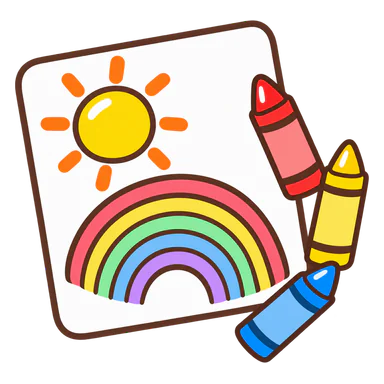
#> input picture assets/ui/game-freedraw.webp, 384 x 384 px
$ python trace-coloring.py ../assets/ui/game-freedraw.webp ../assets/ui/game-blocks.webp ../assets/ui/game-blocks.webp
#> lines starting #> are read from the running program, lines starting #| are printed output that depends on the picture; after the words box and inside, x2 and y2 are one past the last pixel; in counts of white or black regions, pixels touching at a corner belong together
"""Trace clean, high-resolution outlines and closed fill regions from raster art.

Optional third argument supplies a higher-resolution source with the same page
layout. Original 600px region labels are matched by overlap to preserve saved fills.
"""
import sys,json
from pathlib import Path
import cv2
import numpy as np
from PIL import Image,ImageOps
from skimage.morphology import skeletonize
from scipy.spatial import cKDTree

source,out=sys.argv[1:3]
detail=sys.argv[3] if len(sys.argv)>3 else source

def page_image(path,width,height):
#> called with path = '../assets/ui/game-freedraw.webp', width = 600, height = 734
 im=Image.open(path).convert('RGB')
 im=ImageOps.contain(im,(width,height),Image.Resampling.LANCZOS)
#> im: PIL image 600x600 RGB
 page=Image.new('RGB',(width,height),'white')
#> page: PIL image 600x734 RGB; every value is 255
 page.paste(im,((width-im.width)//2,(height-im.height)//2))
 return cv2.cvtColor(np.array(page),cv2.COLOR_RGB2GRAY)

# Match the prior tracer's labels, including its original region numbering.
legacy=(page_image(source,600,734)<210).astype(np.uint8)*255
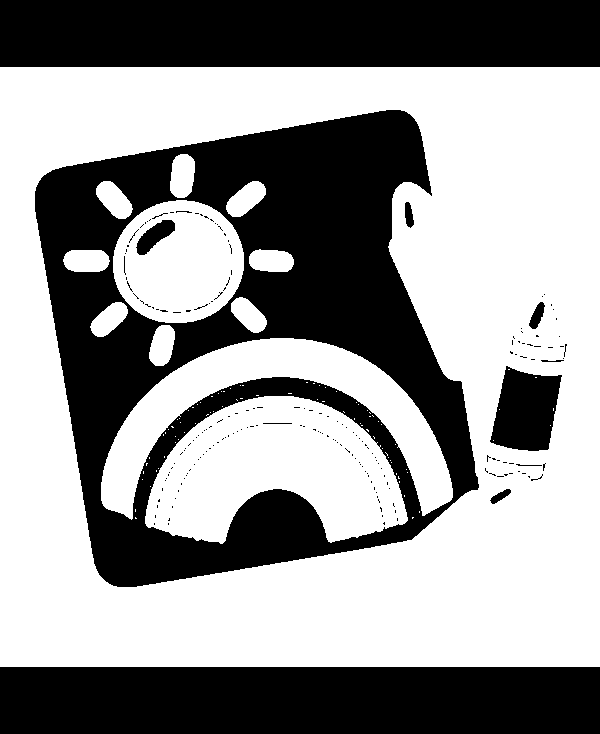
#> legacy: shape (734, 600); 58.8% white; 196 black regions (185 under 20 px), largest, box (x1, y1, x2, y2) and area: (35, 110, 479, 587) 94489, (0, 0, 600, 67) 40200, (0, 667, 600, 734) 40200
k=5 if 'cinderella' in out else 3
legacy=cv2.morphologyEx(legacy,cv2.MORPH_CLOSE,np.ones((k,k),np.uint8))
#> legacy: shape (734, 600); 59.1% white; 8 black regions, largest, box (x1, y1, x2, y2) and area: (35, 110, 479, 587) 94050, (0, 0, 600, 67) 40200, (0, 667, 600, 734) 40200
legacy=cv2.dilate(legacy,np.ones((2,2),np.uint8))
#> legacy: shape (734, 600); 60% white; 8 black regions, largest, box (x1, y1, x2, y2) and area: (36, 111, 479, 587) 91022, (0, 0, 600, 67) 40200, (0, 668, 600, 734) 39600
_,old_labels,old_stats,_=cv2.connectedComponentsWithStats(255-legacy,4)
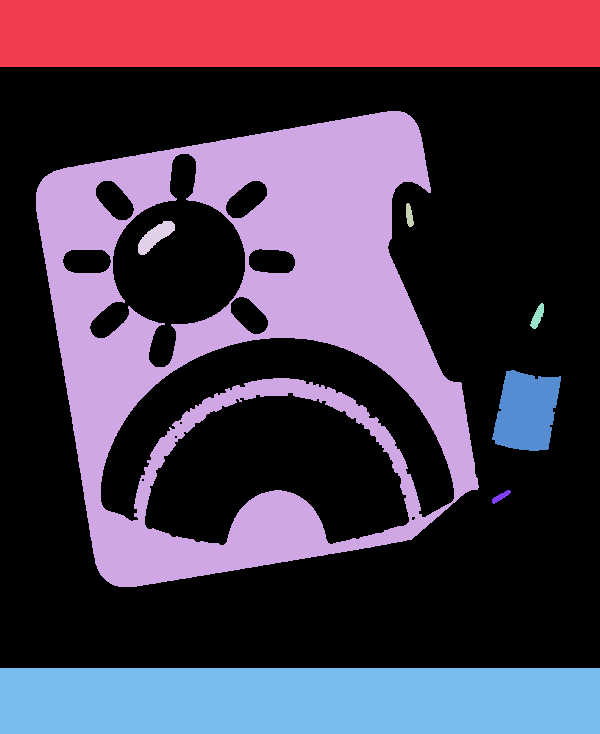
#> old_labels: shape (734, 600) int32; 9 distinct labels, from 0 to 8; one colour per label, 0 black
#> old_stats = [[0, 67, 600, 601, 264364], [0, 0, 600, 67, 40200], [36, 111, 443, 476, 91022], [406, 203, 8, 24, 134], [138, 221, 37, 34, 596], [530, 303, 14, 26, 190], [492, 370, 69, 81, 4187], [492, 490, 19, 14, 107], [0, 668, 600, 66, 39600]]
old_valid={i for i,(x,y,w,h,a) in enumerate(old_stats) if i and a>=25 and x>0 and y>0 and x+w<600 and y+h<734}
#> old_valid = 6 items

W,H=1800,2202
raw=page_image(detail,W,H)
#> call 2 of page_image, with path = '../assets/ui/game-blocks.webp', width = 1800, height = 2202
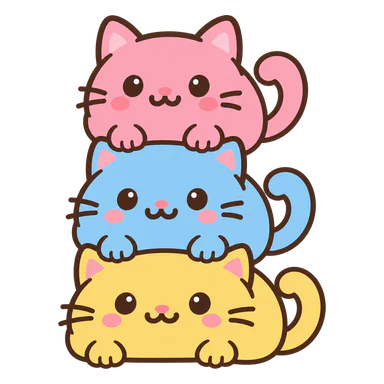
#> input picture assets/ui/game-blocks.webp, 384 x 384 px
#> in page_image (call 2), `page=Image.new('RGB',(width,height),'white')`: page: PIL image 1800x2202 RGB; every value is 255
source_image=Image.open(detail)
#> source_image is the input picture: PIL image 384x384 RGBA; mean R, G, B, A 94.2, 80.8, 72, 123.4
fitted=ImageOps.contain(source_image,(W,H))
fw,fh=fitted.size
#> fw = 1800; fh = 1800
ox,oy=(W-fw)//2,(H-fh)//2
#> ox = 0; oy = 201
# A conservative cutoff excludes grey page decorations without eating black ink.
black=(cv2.GaussianBlur(raw,(3,3),.55)<180).astype(np.uint8)*255
#> black: shape (2202, 1800); 52.7% white; 18 black regions (3 under 20 px), largest, box (x1, y1, x2, y2) and area: (329, 1366, 1323, 1908) 385482, (0, 0, 1800, 201) 361800, (0, 2001, 1800, 2202) 361800
n,components,stats,_=cv2.connectedComponentsWithStats(black,8)
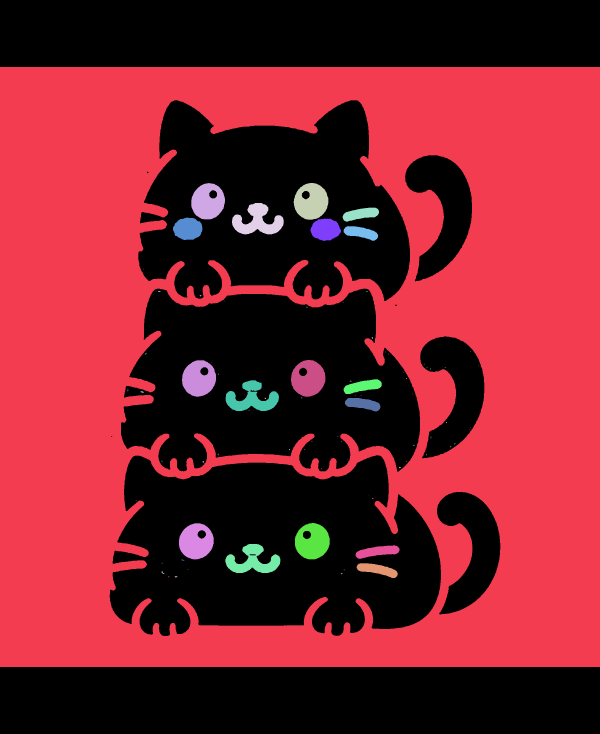
#> components: shape (2202, 1800) int32 (shown at 1/3 size); 87 distinct labels, from 0 to 86; one colour per label, 0 black
#> n = 87; stats = 87 rows, first 6: [0, 0, 1800, 2202, 1875056], [0, 201, 1800, 1800, 1987635], [574, 549, 101, 109, 8157], [881, 549, 104, 110, 8440], [696, 609, 155, 94, 7947], [1028, 623, 109, 42, 2964]
removed=[]
for i in range(1,n):
 x,y,w,h,a=stats[i]
 # Thin page-wide boxes and bottom captions are print-layout artifacts.
 top=components[y:min(y+max(3,int(h*.02)),H),x:x+w]==i
 bottom=components[max(y,y+h-max(3,int(h*.02))):y+h,x:x+w]==i
 straight_edges=top.any(axis=0).sum()>w*.50
 frame=w>fw*.80 and h>fh*.70 and a<fw*fh*.025 and straight_edges
 caption=y>oy+fh*.955 and h<fh*.045 and a<fw*fh*.004
 if 'dragon-riders' in out:
  caption=caption or (y<oy+fh*.23 and h<fh*.23) or (y>oy+fh*.90 and h<fh*.08)
 speck=a<5
 if frame or caption or speck:
  black[components==i]=0
  if frame or caption:removed.append([int(x),int(y),int(w),int(h)])
#> this loop made 86 passes
#> (x, y, w, h, a, straight_edges, speck) on passes 1, 2, 3, 4, 5, 6, 7, 8, 10, 12, 13, 17: (0, 201, 1800, 1800, 1987635, True, False), (574, 549, 101, 109, 8157, False, False), (881, 549, 104, 110, 8440, False, False), (696, 609, 155, 94, 7947, False, False), (1028, 623, 109, 42, 2964, False, False), (519, 653, 88, 67, 4622, False, False), (931, 656, 92, 67, 4636, False, False), (1031, 678, 104, 44, 2800, False, False), (474, 873, 8, 3, 19, True, False), (1098, 874, 5, 2, 9, True, False), (599, 885, 5, 4, 16, True, False), (919, 920, 4, 3, 8, True, False)
#> (x, y, w, h, a, top, bottom, straight_edges) on passes 9, 11, 14, 15, 19, 20: (429, 806, 2, 2, 3, [[True, False], [True, True], [False, False]], [[True, False], [True, True]], True), (467, 874, 2, 1, 2, [[True, True], [False, False], [False, False]], [[True, True]], True), (858, 893, 1, 1, 1, [True, False, False], [True], True), (673, 902, 1, 2, 2, [True, True, False], [True, True], True), (1412, 1053, 1, 2, 2, [True, True, False], [True, True], True), (1156, 1055, 2, 2, 4, [[True, True], [True, True], [False, False]], [[True, True], [True, True]], True)
#> black: shape (2202, 1800); 52.7% white; 18 black regions (3 under 20 px), largest, box (x1, y1, x2, y2) and area: (329, 1366, 1323, 1908) 385493, (0, 0, 1800, 201) 361800, (0, 2001, 1800, 2202) 361800
# Clear straight border segments joined to scenic art on the pair sheet.
if 'fury-pair' in out:
 border=int(min(fw,fh)*.035)
 black[oy:oy+border,ox:ox+fw]=0
 black[oy+fh-border:oy+fh,ox:ox+fw]=0
 black[oy:oy+fh,ox:ox+border]=0
 black[oy:oy+fh,ox+fw-border:ox+fw]=0
# Large pre-filled hair/bodice areas should also be available for coloring.
if any(name in out for name in ['pocahontas','aurora','moana']):
 cores=(cv2.distanceTransform(black,cv2.DIST_L2,5)>8).astype(np.uint8)*255
 count,core_labels,core_stats,_=cv2.connectedComponentsWithStats(cores,8)
 for j in range(1,count):
  _,_,cw,ch,area=core_stats[j]
  if area>5000 and cw>90 and ch>90:black[core_labels==j]=0
black=cv2.morphologyEx(black,cv2.MORPH_CLOSE,cv2.getStructuringElement(cv2.MORPH_ELLIPSE,(3,3)))
#> black: shape (2202, 1800); 52.7% white; 18 black regions (3 under 20 px), largest, box (x1, y1, x2, y2) and area: (329, 1366, 1323, 1908) 385483, (0, 0, 1800, 201) 361800, (0, 2001, 1800, 2202) 361800
princesses=['snow-white','cinderella','aurora','ariel','belle','jasmine','pocahontas','mulan','tiana','rapunzel','merida','moana','elsa','anna']
width=5 if any(Path(out).stem==name for name in princesses) else 2
black=cv2.dilate(black,cv2.getStructuringElement(cv2.MORPH_ELLIPSE,(width,width)))
#> black: shape (2202, 1800); 53% white; 20 black regions (4 under 20 px), largest, box (x1, y1, x2, y2) and area: (330, 1367, 1323, 1908) 381966, (0, 0, 1800, 201) 361800, (0, 2002, 1800, 2202) 360000

def close_short_gaps(mask):
 skeleton=skeletonize(mask>0).astype(np.uint8)
#> skeleton: shape (2202, 1800); values 0 (black) and 1 (white), 0.46% white in thin lines or dots, all inside (x1, y1, x2, y2) = (164, 251, 1651, 1955)
 neighbors=cv2.filter2D(skeleton,-1,np.array([[1,1,1],[1,0,1],[1,1,1]],np.uint8))
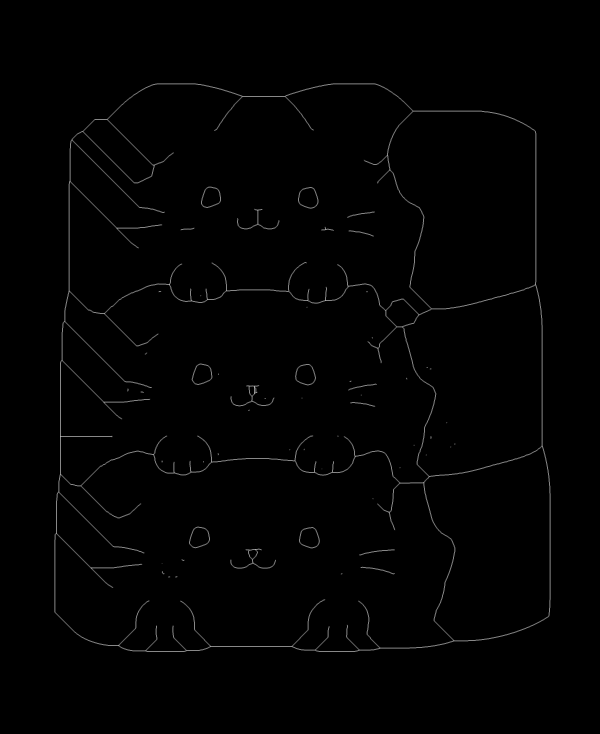
#> neighbors: shape (2202, 1800) (shown at 1/3 size); min 0, max 5, mean 0.0366; drawn with min black and max white
 ends=np.argwhere((skeleton==1)&(neighbors==1))
 directions=[]
 for endpoint in ends:
  current=tuple(endpoint);previous=None
  for step in range(12):
   y,x=current
   choices=[(yy,xx) for yy in range(max(0,y-1),min(H,y+2)) for xx in range(max(0,x-1),min(W,x+2)) if skeleton[yy,xx] and (yy,xx)!=current and (yy,xx)!=previous]
   if len(choices)!=1:break
   previous,current=current,choices[0]
  delta=endpoint-np.array(current);length=np.linalg.norm(delta)
  directions.append(delta/length if length else np.zeros(2))
#> this loop made 146 passes
#> endpoint on passes 1 to 12: [390, 940], [391, 643], [458, 520], [480, 1092], [549, 1132], [627, 763], [628, 786], [635, 1123], [636, 493], [652, 1042], [655, 712], [661, 836]
 used=set();repairs=[]
 gap_limit=90 if Path(out).stem=='merida' else 30
 if len(ends):
  pairs=cKDTree(ends).query_pairs(gap_limit)
  for a,b in sorted(pairs,key=lambda pair:np.linalg.norm(ends[pair[0]]-ends[pair[1]])):
   if a in used or b in used:continue
   vector=ends[b]-ends[a];length=np.linalg.norm(vector)
   if length<3:continue
   vector=vector/length
   if np.dot(directions[a],vector)<.65 or np.dot(directions[b],-vector)<.65:continue
   p,q=tuple(ends[a][::-1]),tuple(ends[b][::-1])
   cv2.line(mask,p,q,255,max(3,width));used.update([a,b]);repairs.append([p,q])
#> this loop made 71 passes
#> (a, b) on passes 1 to 12: (90, 91), (68, 69), (64, 65), (35, 36), (95, 96), (110, 111), (100, 101), (78, 79), (92, 93), (33, 34), (112, 113), (44, 45)
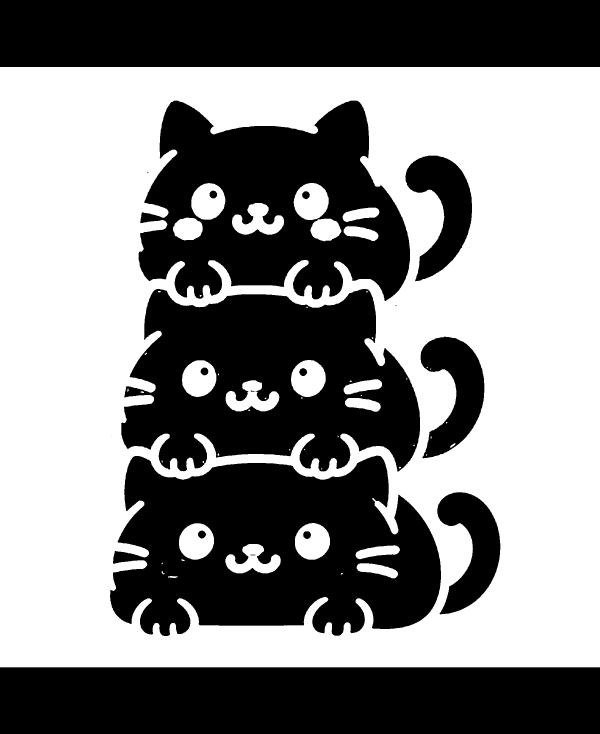
#> mask: shape (2202, 1800) (shown at 1/3 size); 53.1% white; 20 black regions (4 under 20 px), largest, box (x1, y1, x2, y2) and area: (330, 1367, 1323, 1908) 381840, (0, 0, 1800, 201) 361800, (0, 2002, 1800, 2202) 360000
  # Join a dangling contour to a nearby boundary in its continuation direction.
  original=mask.copy()
  for i,(endpoint,direction) in enumerate(zip(ends,directions)):
   if i in used or not np.any(direction):continue
   for distance in range(5,55 if Path(out).stem=='merida' else 25):
    target=np.rint(endpoint+direction*distance).astype(int);y,x=target
    if y<1 or y>=H-1 or x<1 or x>=W-1:break
    if original[y,x]:
     p,q=tuple(endpoint[::-1]),(int(x),int(y))
     cv2.line(mask,p,q,255,max(3,width));repairs.append([p,q]);break
#> this loop made 146 passes
#> (endpoint, direction) on passes 1 to 12: ([390, 940], [0.673, 0.74]), ([391, 643], [0.669, -0.743]), ([458, 520], [-0.555, 0.832]), ([480, 1092], [-0.447, -0.894]), ([549, 1132], [0.8, -0.6]), ([627, 763], [-0.316, -0.949]), ([628, 786], [-0.164, 0.986]), ([635, 1123], [-0.164, 0.986]), ([636, 493], [0.083, 0.997]), ([652, 1042], [0.385, -0.923]), ([655, 712], [-1, 0]), ([661, 836], [-0.97, 0.243])
 return repairs,ends

repairs,endpoints=close_short_gaps(black)
# Local inspection data is separate from the published SVG assets.
closures_path=Path(__file__).with_name('coloring-closures.json')
closures=json.loads(closures_path.read_text()) if closures_path.exists() else {}
#> (reads scripts/coloring-closures.json from the repository)
for curve in closures.get(Path(out).stem,[]):
 start,control,end=np.array(curve,dtype=float)
 t=np.linspace(0,1,120)[:,None]
 points=((1-t)**2*start+2*(1-t)*t*control+t**2*end).round().astype(np.int32)
 cv2.polylines(black,[points],False,255,max(4,width))
# The original close-up photos crop contours at their image edges. Use that
# edge only as a fill barrier, without drawing a rectangular frame on the page.
fill_barrier=black.copy()
cropped=Path(out).stem=='fury-pair'
if cropped:
 edge=int(min(fw,fh)*.035)
 cv2.rectangle(fill_barrier,(ox+edge,oy+edge),(ox+fw-1-edge,oy+fh-1-edge),255,2)
n,labels,stats,_=cv2.connectedComponentsWithStats(255-fill_barrier,4)
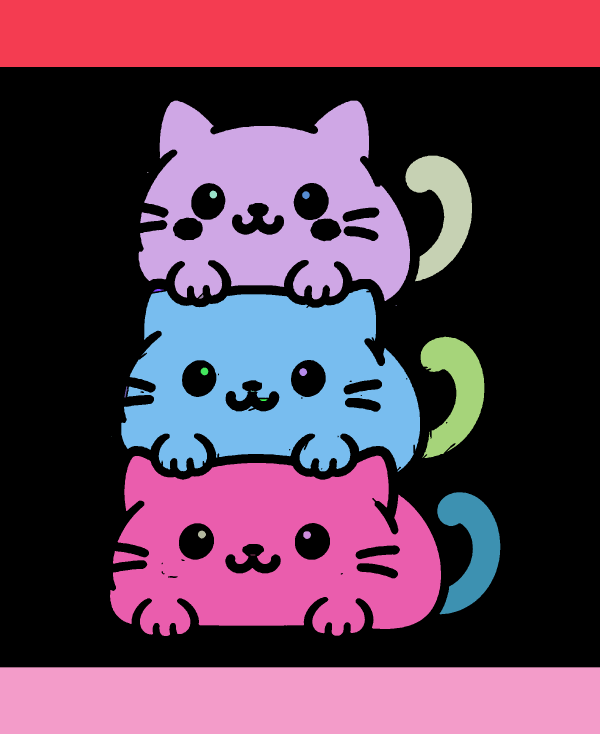
#> labels: shape (2202, 1800) int32 (shown at 1/3 size); 26 distinct labels, from 0 to 25; one colour per label, 0 black
background_labels={int(labels[0,0]),int(labels[-1,-1])}
if cropped:
 # Cave air is the background; a dragon can legitimately occupy a page corner.
 for cx,cy in [(900,675)]:
  if fill_barrier[cy,cx]==0:background_labels.add(int(labels[cy,cx]))
old_labels=cv2.resize(old_labels,(W,H),interpolation=cv2.INTER_NEAREST)
#> old_labels: shape (2202, 1800) int32; 9 distinct labels, from 0 to 8

def number(v):return f'{v:.2f}'.rstrip('0').rstrip('.')
def pair(p):return ','.join(number(v) for v in p)
def path_for(mask,exterior=False,offset=(0,0)):
 contours,_=cv2.findContours(mask,cv2.RETR_EXTERNAL if exterior else cv2.RETR_LIST,cv2.CHAIN_APPROX_SIMPLE)
 parts=[]
 for c in contours:
  if cv2.contourArea(c)<(4000 if exterior else 4):continue
  points=cv2.approxPolyDP(c,.8,True).reshape(-1,2).astype(float)+offset
  if len(points)<3:continue
  mids=(points+np.roll(points,-1,axis=0))/2
  d='M'+pair(mids[-1])
  for p,end in zip(points,mids):d+='Q'+pair(p)+' '+pair(end)
  parts.append(d+'Z')
 return ''.join(parts)

regions=[]
for i in range(1,n):
 x,y,w,h,area=stats[i]
 if i in background_labels or area<9:continue
 overlaps=np.bincount(old_labels[y:y+h,x:x+w][labels[y:y+h,x:x+w]==i])
 candidates=sorted(((int(overlaps[j]),j) for j in old_valid if j<len(overlaps) and overlaps[j]),reverse=True)
 regions.append((int(area),i,candidates,int(x),int(y),int(w),int(h)))
regions.sort(reverse=True)
used=set()
parts=['<path data-region="sky" d="M0 0H360V440H0Z" fill="white" stroke="none"/>','<g transform="scale(.2 .19981835)" stroke="none">']
for area,i,candidates,x,y,w,h in regions:
 match=next((j for _,j in candidates if j not in used),None)
 if match is not None:used.add(match)
 id=f'r{match}' if match is not None else f'new{i}'
 d=path_for((labels[y:y+h,x:x+w]==i).astype(np.uint8)*255,offset=(x,y))
 parts.append(f'<path data-region="{id}" d="{d}" fill="white" fill-rule="evenodd"/>')
#> this loop made 18 passes
#> (area, i, candidates, x, y, w, h) on passes 1 to 12: (381840, 20, [(95236, 2)], 330, 1367, 993, 541), (331224, 8, [(118206, 2)], 364, 867, 896, 548), (307951, 2, [(190496, 2), (4086, 4)], 416, 302, 814, 601), (38869, 3, [(4770, 2)], 1216, 467, 200, 377), (37630, 11, [(13459, 2)], 1262, 1010, 191, 364), (37091, 21, [(1338, 2)], 1312, 1477, 189, 366), (427, 22, [], 594, 1592, 24, 24), (422, 23, [(422, 2)], 910, 1594, 23, 23), (416, 13, [], 898, 1104, 24, 24), (414, 12, [], 602, 1103, 23, 23), (409, 6, [(409, 2)], 906, 574, 23, 24), (409, 5, [(409, 2)], 629, 572, 22, 23)
parts.append(f'<path data-outline="true" pointer-events="none" d="{path_for(black)}" fill="#202020" fill-rule="evenodd" stroke="none"/>')
# Strengthen large exterior contours, keeping pupils, fingers and fine interior
# details at their original width rather than closing their white gaps.
parts.append(f'<path data-outline="true" pointer-events="none" d="{path_for(black,True)}" fill="none" stroke="#202020" stroke-width="1.2" stroke-linejoin="round" stroke-linecap="round" vector-effect="non-scaling-stroke"/>')
parts.append('</g>')
svg='<svg xmlns="http://www.w3.org/2000/svg" viewBox="0 0 360 440">'+''.join(parts)+'</svg>'
Path(out).write_text(svg)
print(json.dumps({'svg':out,'regions':len(regions),'matchedSavedRegions':len(used),'removedPrintArtifacts':len(removed),'closedGaps':len(repairs),'bytes':len(svg)}))
#| {"svg": "../assets/ui/game-blocks.webp", "regions": 18, "matchedSavedRegions": 2, "removedPrintArtifacts": 0, "closedGaps": 99, "bytes": 100683}
